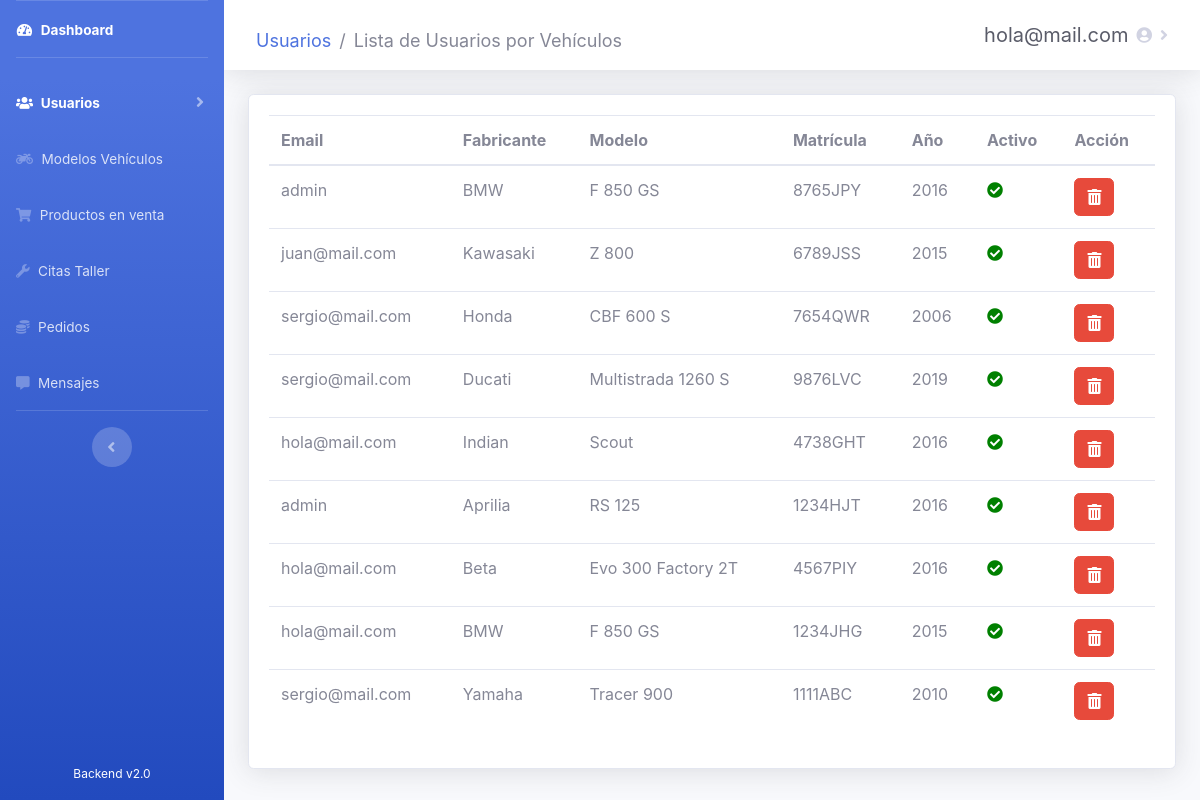
The app's page /admin/users/usuarios_vehiculos.php (signed in) with its own data.
### tables this page shows
CREATE TABLE `usuarios` (
  `id_usuario` int(10) NOT NULL,
  `email` varchar(20) NOT NULL,
  `password` varchar(60) DEFAULT NULL,
  `nombre` varchar(30) DEFAULT NULL,
  `apellidos` varchar(60) DEFAULT NULL,
  `direccion` varchar(100) DEFAULT NULL,
  `localidad` varchar(30) DEFAULT NULL,
  `provincia` int(10) DEFAULT NULL,
  `cp` int(5) DEFAULT NULL,
  `telefono` int(15) DEFAULT NULL,
  `is_admin` tinyint(1) DEFAULT 0,
  `registrado` tinyint(1) DEFAULT 1
);

CREATE TABLE `motos_usuarios` (
  `id_motosUsuarios` int(10) NOT NULL,
  `id_usuario` int(10) NOT NULL,
  `id_moto` int(10) NOT NULL,
  `matricula` varchar(10) NOT NULL,
  `year` year(4) NOT NULL,
  `is_active` tinyint(1) DEFAULT 1
);

CREATE TABLE `moto_models` (
  `id_model` int(10) NOT NULL,
  `nombre` varchar(60) NOT NULL,
  `fabricante` int(10) NOT NULL,
  `is_active` tinyint(1) DEFAULT 1
);

### admin/users/usuarios_vehiculos.php (the view, shortened to what this page needs)
<?php
require_once('../recursos/conexionBD.php');
if (!isset($_SESSION['usuario']) and $_SESSION['estado'] != 'Autenticado') {
  header('Location: ../administrar.php');
} else {
  $usuario = $_SESSION['usuario'];
}
?>
<!DOCTYPE html>
<html lang="es">
<head>
  <link rel="stylesheet" href="https://use.fontawesome.com/releases/v5.11.2/css/all.css">
  <link href="../../css/sidebar-admin.css" rel="stylesheet">
  <link rel="stylesheet" type="text/css" href="https://cdn.datatables.net/v/bs4/dt-1.10.21/b-1.6.2/r-2.2.4/datatables.min.css" />
</head>
<body id="page-top">
  <div id="wrapper">
    <ul class="navbar-nav bg-gradient-primary sidebar sidebar-dark accordion" id="accordionSidebar">
      <div class="navbar-nav" style="height: 95%">
        <li class="nav-item active">
          <a class="nav-link" href="../dashboard.php">
            <i class="fas fa-fw fa-tachometer-alt"></i>
            <span>Dashboard</span>
          </a>
        </li>
        <hr class="sidebar-divider">
        <li class="nav-item active">
          <a class="nav-link collapsed" href="#" data-toggle="collapse" data-target="#collapse3" aria-expanded="true" aria-controls="collapse3">
            <i class="fas fa-users"></i>
            <span>Usuarios</span>
          </a>
        </li>
        <li class="nav-item">
          <a class="nav-link" href="../vehicles/vehiculos.php">
            <i class="fas fa-motorcycle"></i>
            <span>Modelos Vehículos</span>
          </a>
        </li>
        <li class="nav-item">
          <a class="nav-link" href="../products/productos.php">
            <i class="fas fa-shopping-cart"></i>
            <span>Productos en venta</span>
          </a>
        </li>
        <li class="nav-item">
          <a class="nav-link" href="../tasks/citas.php">
            <i class="fas fa-wrench"></i>
            <span>Citas Taller</span>
          </a>
        </li>
        <li class="nav-item">
          <a class="nav-link" href="../sales/pedidos.php">
            <i class="fas fa-coins"></i>
            <span>Pedidos</span>
          </a>
        </li>
        <li class="nav-item">
          <a class="nav-link" href="../messages/mensajes.php">
            <i class="fas fa-comment-alt"></i>
            <span>Mensajes</span>
          </a>
        </li>
        <hr class="sidebar-divider d-none d-md-block">
        <div class="text-center d-none d-md-inline">
          <button class="rounded-circle border-0" id="sidebarToggle"></button>
        </div>
      </div>
      <div class="text-center">
        <div class="container">
          <span style="color: white; font-size: 12px">Backend v2.0</span>
        </div>
      </div>
    </ul>
    <div id="content-wrapper" class="d-flex flex-column">
      <div id="content" style="max-height: 100%">
        <nav class="navbar navbar-expand navbar-light bg-white topbar mb-4 static-top shadow">
          <nav aria-label="breadcrumb">
            <ol class="breadcrumb">
              <li class="breadcrumb-item"><a href="usuarios.php">Usuarios</a></li>
              <li class="breadcrumb-item active" aria-current="page">Lista de Usuarios por Vehículos</li>
            </ol>
          </nav>
          <ul class="navbar-nav ml-auto">
            <li class="nav-item dropdown">
              <a class="nav-link dropdown-toggle" href="#" id="usuarioDropdown" role="button" data-toggle="dropdown" aria-haspopup="true" aria-expanded="false">
                <span class="mr-2 d-none d-lg-inline text-gray-800 medium" style="font-size: 20px"><?php print($usuario) ?></span>
                <i class="fas fa-user-circle"></i>
              </a>
            </li>
          </ul>
        </nav>
        <div class="container-fluid">
          <div class="card shadow mb-4">
            <div class="card-body">
              <div class="table-responsive">
                <table class="table" id="usuarios_vehiculos" cellspacing="0">
                  <thead>
                    <tr>
                      <th>Email</th>
                      <th>Fabricante</th>
                      <th>Modelo</th>
                      <th>Matrícula</th>
                      <th>Año</th>
                      <th>Activo</th>
                      <th>Acción</th>
                    </tr>
                  </thead>
                  <tbody>
                    <?php
                    $consulta = "SELECT `id_motosUsuarios`, `id_usuario`, `id_moto`, `matricula`, `year`, `is_active` FROM motos_usuarios";
                    $result = mysqli_query($conexion, $consulta);
                    while ($fila = mysqli_fetch_array($result)) { ?>
                      <tr>
                        <td><?php $consulta3 = "SELECT usuarios.email FROM motos_usuarios
                                                  INNER JOIN usuarios ON motos_usuarios.id_usuario = usuarios.id_usuario WHERE motos_usuarios.id_motosUsuarios = $fila[id_motosUsuarios]";
                            $result3 = mysqli_query($conexion, $consulta3);
                            while ($fila3 = mysqli_fetch_array($result3)) {
                              echo $fila3["email"];
                            }
                            ?></td>
                        <td><?php $consulta4 = "SELECT moto_models.fabricante, moto_makers.nombre FROM motos_usuarios
                                                  INNER JOIN motos ON motos_usuarios.id_moto = motos.id_moto
                                                  INNER JOIN moto_models on motos.modelo = moto_models.id_model
                                                  INNER JOIN moto_makers on moto_models.fabricante = moto_makers.id_maker
                                                  WHERE motos_usuarios.id_motosUsuarios = $fila[id_motosUsuarios]";
                            $result4 = mysqli_query($conexion, $consulta4);
                            while ($fila4 = mysqli_fetch_array($result4)) {
                              echo $fila4["nombre"];
                            }
                            ?></td>
                        <td><?php $consulta5 = "SELECT moto_models.nombre FROM motos_usuarios
                                                  INNER JOIN motos ON motos_usuarios.id_moto = motos.id_moto
                                                  INNER JOIN moto_models on motos.modelo = moto_models.id_model WHERE motos_usuarios.id_motosUsuarios = $fila[id_motosUsuarios]";
                            $result5 = mysqli_query($conexion, $consulta5);
                            while ($fila5 = mysqli_fetch_array($result5)) {
                              echo $fila5["nombre"];
                            }
                            ?></td>
                        <td><?php echo $fila["matricula"]; ?></td>
                        <td><?php echo $fila["year"]; ?></td>
                        <td><?php
                            if ($fila['is_active'] == 1) {
                              echo "<span class='fas fa-check-circle' style='color:green';></span>";
                            } else {
                              echo "<span class='fas fa-times-circle' style='color:red';></span>";
                            }
                            ?>
                        </td>
                        <td>
                          <a class="btn btn-danger noFocus" style="cursor: pointer;" onclick="borrarUsuarioVehiculo('<?php echo $fila["id_motosUsuarios"]; ?>');"><i class="fas fa-trash-alt" style="color: white"></i></a>
                        </td>
                      </tr>
                    <?php }; ?>
                  </tbody>
                </table>
              </div>
            </div>
          </div>
        </div>
      </div>
    </div>
  </div>
</body>
</html>

### records on screen
motos_usuarios: nombre "BMW", matricula "8765JPY", year "2016", is_active 1 (drawn)
usuarios: email "admin"
moto_models: nombre "F 850 GS"
motos_usuarios: nombre "Kawasaki", matricula "6789JSS", year "2015", is_active 1 (drawn)
usuarios: email "juan@mail.com"
moto_models: nombre "Z 800"
motos_usuarios: nombre "Honda", matricula "7654QWR", year "2006", is_active 1 (drawn)
usuarios: email "sergio@mail.com"
moto_models: nombre "CBF 600 S"
motos_usuarios: nombre "Ducati", matricula "9876LVC", year "2019", is_active 1 (drawn)
moto_models: nombre "Multistrada 1260 S"
motos_usuarios: nombre "Indian", matricula "4738GHT", year "2016", is_active 1 (drawn)
usuarios: email "hola@mail.com"
moto_models: nombre "Scout"
motos_usuarios: nombre "Aprilia", matricula "1234HJT", year "2016", is_active 1 (drawn)
moto_models: nombre "RS 125"
motos_usuarios: nombre "Beta", matricula "4567PIY", year "2016", is_active 1 (drawn)
moto_models: nombre "Evo 300 Factory 2T"
motos_usuarios: nombre "BMW", matricula "1234JHG", year "2015", is_active 1 (drawn)
motos_usuarios: nombre "Yamaha", matricula "1111ABC", year "2010", is_active 1 (drawn)
moto_models: nombre "Tracer 900"

### other values on screen
$usuario "hola@mail.com"
